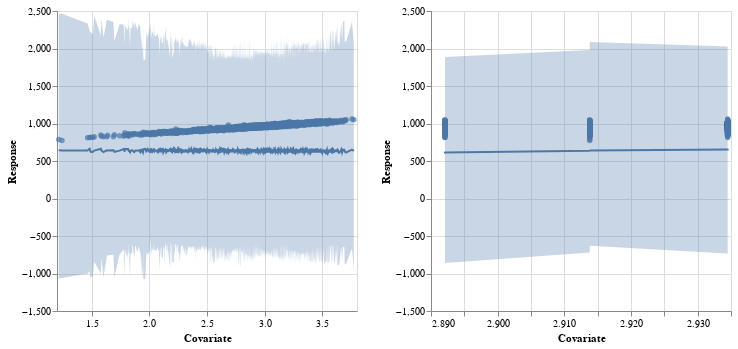

Notebook source saved alongside this figure:
### Markdown cell above
# Prior predictive checks

### Code cell
from numpyro.infer import Predictive
from numpyro.diagnostics import hpdi

rng_key, rng_key_ = random.split(rng_key)
prior_predictive = Predictive(model, num_samples=100)
prior_predictions = prior_predictive(
    rng_key_,
    log_distance=train.log_distance.values,
    log_freq=train.log_freq.values,
)["signal_loss"]

mean_prior_pred = np.mean(prior_predictions, axis=0)
hpdi_prior_pred = hpdi(prior_predictions, 0.9)

plot_regression(
    train.log_distance.values, train.obs_signal_loss.values, mean_prior_pred, hpdi_prior_pred
) | plot_regression(
    train.log_freq.values, train.obs_signal_loss.values, mean_prior_pred, hpdi_prior_pred
)

### Figure 1 — Vega-Lite specification as saved in the notebook (floating-point values rounded to 4 significant figures; data arrays with more than 128 entries replaced by an {"elided": "..."} marker saying what was removed)
{"config": {"view": {"continuousWidth": 300, "continuousHeight": 300}}, "hconcat": [{"layer": [{"mark": {"type": "circle"}, "encoding": {"x": {"field": "Covariate", "scale": {"zero": false}, "type": "quantitative"}, "y": {"field": "Response", "scale": {"zero": false}, "title": "Response", "type": "quantitative"}}}, {"mark": {"type": "line"}, "encoding": {"x": {"field": "Covariate", "type": "quantitative"}, "y": {"field": "Response (predicted)", "title": "Response", "type": "quantitative"}}}, {"mark": {"type": "area", "opacity": 0.3}, "encoding": {"x": {"field": "Covariate", "type": "quantitative"}, "y": {"field": "Response (5% confidence)", "title": "Response", "type": "quantitative"}, "y2": {"field": "Response (95% confidence)", "title": "Response"}}}], "data": {"name": "data-0752aa371d63042331929d7c8cd7453a"}}, {"layer": [{"mark": {"type": "circle"}, "encoding": {"x": {"field": "Covariate", "scale": {"zero": false}, "type": "quantitative"}, "y": {"field": "Response", "scale": {"zero": false}, "title": "Response", "type": "quantitative"}}}, {"mark": {"type": "line"}, "encoding": {"x": {"field": "Covariate", "type": "quantitative"}, "y": {"field": "Response (predicted)", "title": "Response", "type": "quantitative"}}}, {"mark": {"type": "area", "opacity": 0.3}, "encoding": {"x": {"field": "Covariate", "type": "quantitative"}, "y": {"field": "Response (5% confidence)", "title": "Response", "type": "quantitative"}, "y2": {"field": "Response (95% confidence)", "title": "Response"}}}], "data": {"name": "data-0c820d20daa2f63ca05879653ea6557b"}}], "$schema": "https://vega.github.io/schema/vega-lite/v5.17.0.json", "datasets": {"data-0752aa371d63042331929d7c8cd7453a": {"elided": "2000 records"}, "data-0c820d20daa2f63ca05879653ea6557b": {"elided": "2000 records"}}}
